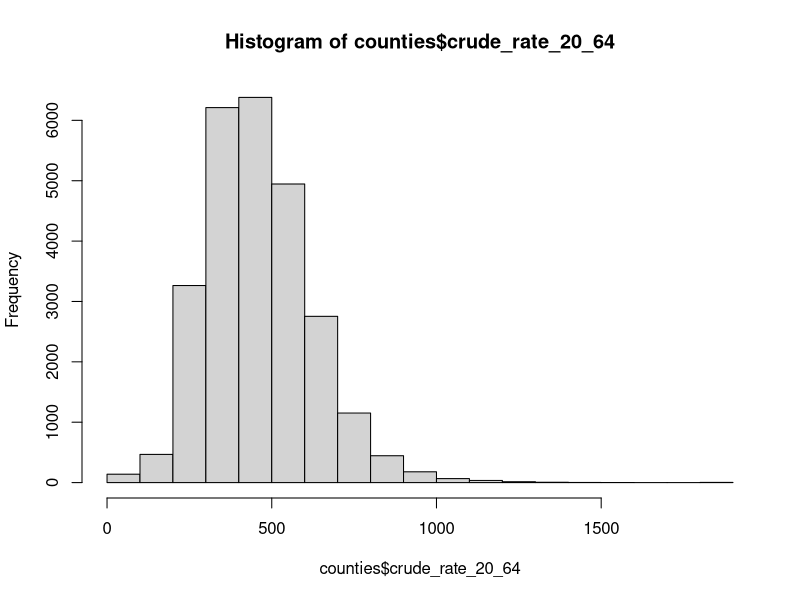
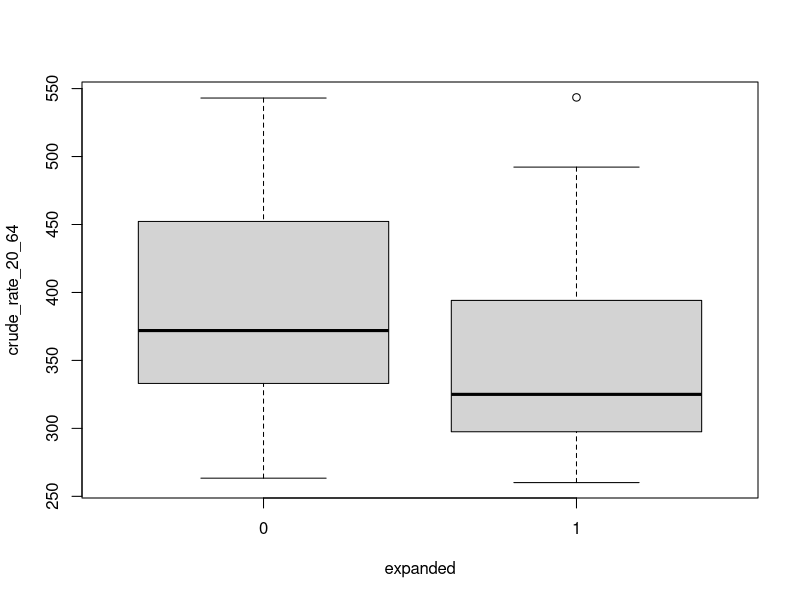
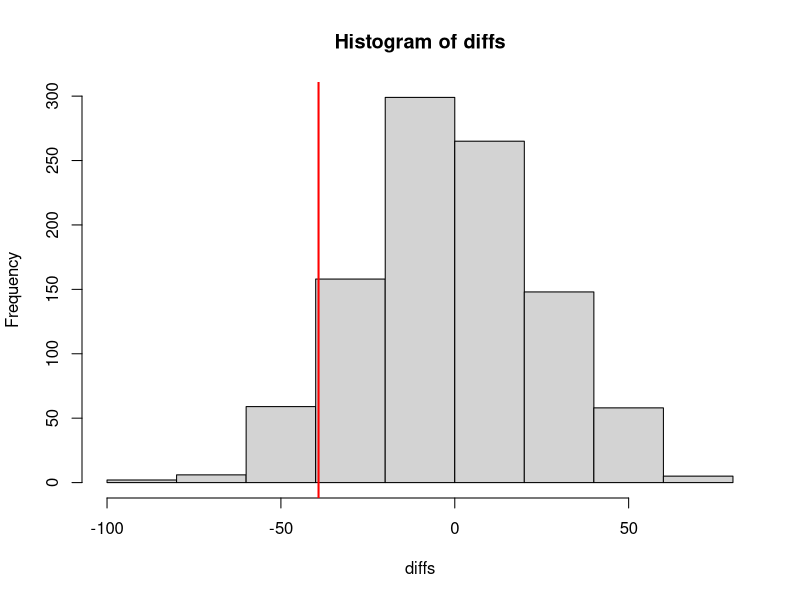

Generate these figures, in order, with R:
## ---- chunk 1
#| include: false
knitr::opts_knit$set(root.dir = normalizePath(".."))
## ---- chunk 2
#| include: false
options(width = 78)
## ---- chunk 3
     # a comment: R skips this whole line
     2 + 2   # and everything after a # on a line
## ---- chunk 4
counties <- read.csv("data/medicaid.csv", row.names = 1)
## ---- chunk 5
dim(counties)
## ---- chunk 6
names(counties)
## ---- chunk 7
head(counties, 3)
## ---- chunk 8
#| fig-align: center
#| fig-width: 9
#| fig-height: 4.5
hist(counties$crude_rate_20_64)
## ---- chunk 9
d2014 <- counties[counties$year == 2014, ]
dim(d2014)
## ---- chunk 10
d2014$expanded <- ifelse(!is.na(d2014$yaca) & d2014$yaca == 2014, 1, 0)
table(d2014$expanded)
## ---- chunk 11
states_unwt <- aggregate(crude_rate_20_64 ~ state + expanded,
                         data = d2014, FUN = mean)
dim(states_unwt)
## ---- chunk 12
range(d2014$population_20_64)
## ---- chunk 13
d2014$deaths <- d2014$crude_rate_20_64 * d2014$population_20_64 / 1e5

state_deaths <- aggregate(deaths ~ state + expanded, data = d2014, FUN = sum)
state_people <- aggregate(population_20_64 ~ state + expanded, data = d2014, FUN = sum)

states <- state_deaths
states$crude_rate_20_64 <- state_deaths$deaths /
                           state_people$population_20_64 * 1e5

states      <- states[order(states$state), ]
states_unwt <- states_unwt[order(states_unwt$state), ]
## ---- chunk 14
gap <- states_unwt$crude_rate_20_64 - states$crude_rate_20_64
summary(gap)

states$state[abs(gap) > 75]
## ---- chunk 15
#| fig-align: center
#| fig-width: 9
#| fig-height: 4
boxplot(crude_rate_20_64 ~ expanded, data = states)
## ---- chunk 16
aggregate(crude_rate_20_64 ~ expanded, data = states, FUN = mean)
## ---- chunk 17
group_means <- aggregate(crude_rate_20_64 ~ expanded,
                         data = states, FUN = mean)
diff_obs <- group_means$crude_rate_20_64[2] - group_means$crude_rate_20_64[1]
diff_obs
## ---- chunk 18
t.test(crude_rate_20_64 ~ expanded, data = states)
## ---- chunk 19
shuffled <- sample(states$expanded)

mean(states$crude_rate_20_64[shuffled == 1]) -
  mean(states$crude_rate_20_64[shuffled == 0])
## ---- chunk 20
shuffled <- sample(states$expanded)
mean(states$crude_rate_20_64[shuffled == 1]) -
  mean(states$crude_rate_20_64[shuffled == 0])
## ---- chunk 21
set.seed(2026)
diffs <- replicate(1000, {
  shuffled <- sample(states$expanded)
  mean(states$crude_rate_20_64[shuffled == 1]) -
    mean(states$crude_rate_20_64[shuffled == 0])
})
## ---- chunk 22
#| fig-align: center
#| fig-width: 9
#| fig-height: 4.2
hist(diffs)
abline(v = diff_obs, col = "red", lwd = 2)
## ---- chunk 23
mean(abs(diffs) >= abs(diff_obs))
## ---- chunk 24
mean(diffs >= diff_obs)
## ---- chunk 25
m <- lm(crude_rate_20_64 ~ expanded, data = states)
summary(m)
## ---- chunk 26
t.test(crude_rate_20_64 ~ expanded, data = d2014)$p.value
